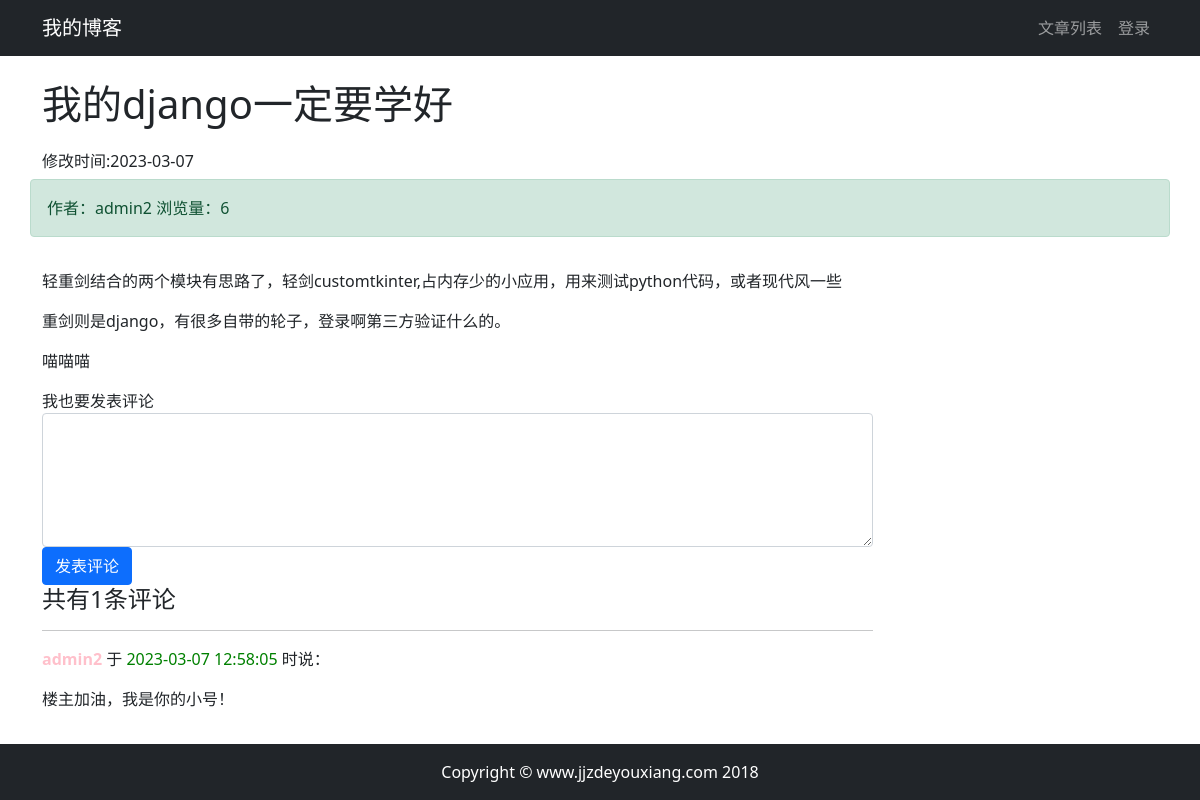
Screenshot of /article/article_detail/8/ with the database file from the repository.
### article/models.py (models this page shows, shortened)
class ArticlePost(models.Model):
    author = models.ForeignKey(User, on_delete=models.CASCADE)
    column = models.ForeignKey(ArticleColumn, on_delete=models.CASCADE,null=True,blank=True,related_name="articles")
    tags = TaggableManager(blank=True)
    total_views = models.PositiveIntegerField(default=0)
    title = models.CharField(max_length=200)
    content = models.TextField()
    created_time = models.DateTimeField(default=timezone.now)
    updated_time = models.DateTimeField(auto_now=True)
    class Meta: # class Meta提供元数据，也就是内部数据，这些信息不是某篇文章私有，而是整张表的共同行为。
        ordering = ('-created_time',)

### comment/models.py (models this page shows, shortened)
class ArticleComment(models.Model):
    author = models.ForeignKey(User,
                               on_delete=models.CASCADE,
                               related_name="article_comment", blank=True,null=True)
    article_related = models.ForeignKey(ArticlePost,
                                        on_delete=models.CASCADE,
                                        blank=True,null=True,related_name="article_comment")
    comment = models.TextField()
    created = models.DateTimeField(auto_now_add=True)
    class Meta:
        ordering=('created',)

### article/views.py (the view)
# urls.py: path('article_detail/<int:id>/',views.article_detail,name='article_detail'),
def article_detail(request, id):
    article = ArticlePost.objects.get(id=id)
    article.total_views += 1
    article.save(update_fields=['total_views'])
    md = markdown.Markdown(extensions=[
        'markdown.extensions.extra',
        'markdown.extensions.codehilite',
        'markdown.extensions.toc',
    ])
    article.content = md.convert(article.content)
    article_comments_count = article.article_comment.count()
    context = {'article': article, 'toc': md.toc,'article_comments_count':article_comments_count}
    return render(request, 'article/detail.html', context)

### article/templates/article/detail.html (shortened to what this page needs)
{% extends "base.html" %}
{% block content %}
    <div class="container">
        <div class="row">
            <h1 class="col-12 mt-4 mb-4">{{ article.title }}</h1>
            <h6 class="col-auto text-center">修改时间:{{ article.updated_time|date:'Y-m-d' }}</h6>
            <div class="col-12 alert alert-success">作者：{{ article.author }}
                浏览量：{{ article.total_views }}
            </div>
        </div>
        <div class="row">
            <div class="col-9">
            <p>{{ article.content|safe }}</p>
            <form method="post" action="{% url "comment:create_article_comment" article.id %}">
                <div class="form-group">
                    <label for="comment">我也要发表评论</label>
                    <textarea type="text" class="form-control" id="comment" name="comment" rows="5"
                              cols="4"></textarea>
                </div>
                <button type="submit" class="btn btn-primary">发表评论</button>
            </form>
            <h4>共有{{ article_comments_count }}条评论</h4>
            {% for comment in article.article_comment.all %}
                <hr>
                <p>
                <strong style="color: pink">
                    {{ comment.author }}
                </strong>于
                <span style="color: green">{{ comment.created|date:"Y-m-d H:i:s" }}
                             </span>时说：
                </p>
                <div style="font-family: inherit; font-size: 1em;">
                    {{ comment.comment }}
                </div>
            {% endfor %}
        </div>
        <div class="col-3">
        </div>
        </div>
    </div>
{% endblock content %}

### rows the page displays
ArticlePost: title "我的django一定要学好", updated_time "2023-03-07", author "admin2", total_views "6", content "轻重剑结合的两个模块有思路了，轻剑customtkinter,占内存少的小应用，用来测试python代码，或者现代风一些 重剑则是django，有很多自带的轮子，登录啊第三方验证什么的。 喵喵喵"
ArticleComment: author "admin2", created "2023-03-07 12:58:05", comment "楼主加油，我是你的小号！"

### other values shown
{{ article_comments_count }} "1"
